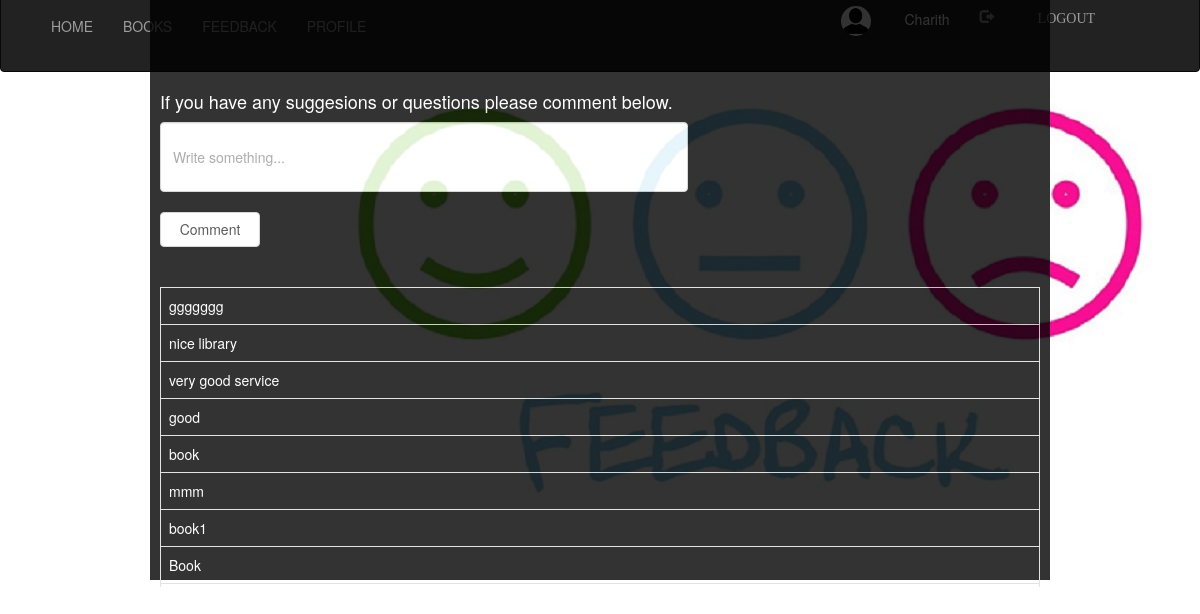
The page /Publisher_/feedback.php (signed in) on the database its author committed.
### tables this page shows
CREATE TABLE `comments` (
  `id` int(50) NOT NULL,
  `comment` varchar(500) NOT NULL
);

### Publisher_/feedback.php (the view, shortened to what this page needs)
<?php
  include "navbar.php";
  include "connection.php";
?>
<!DOCTYPE html>
<html>
<head>
    <link rel="stylesheet" href="https://maxcdn.bootstrapcdn.com/bootstrap/3.3.7/css/bootstrap.min.css">
</head>
<body>
	<div class="wrapper">
		<h4>If you have any suggesions or questions please comment below.</h4>
		<form style="" action="" method="post">
			<input class="form-control" type="text" name="comment" placeholder="Write something..."><br>
			<input class="btn btn-default" type="submit" name="submit" value="Comment" style="width: 100px; height: 35px;">
		</form>
<br><br>
	<div class="scroll">
		<?php
			if(isset($_POST['submit']))
			{
				$sql="INSERT INTO `comments` VALUES('','$_POST[comment]');";
				if(mysqli_query($db,$sql))
				{
					$q="SELECT * FROM `comments` ORDER BY `comments`.`id` DESC";
					$res=mysqli_query($db,$q);
				echo "<table class='table table-bordered'>";
					while ($row=mysqli_fetch_assoc($res))
					{
						echo "<tr>";
							echo "<td>"; echo $row['comment']; echo "</td>";
						echo "</tr>";
					}
				echo "</table>";
				}
			}
			else
			{
				$q="SELECT * FROM `comments` ORDER BY `comments`.`id` DESC";
					$res=mysqli_query($db,$q);
				echo "<table class='table table-bordered'>";
					while ($row=mysqli_fetch_assoc($res))
					{
						echo "<tr>";
							echo "<td>"; echo $row['comment']; echo "</td>";
						echo "</tr>";
					}
				echo "</table>";
			}
		?>
	</div>
	</div>
</body>
</html>

### Publisher_/style.css (style rules this page uses)
html, body, div, span, object, iframe, h1, h2, h3, h4, h5, h6, p, blockquote, pre, abbr, address, cite, code, del, dfn, em, img, ins, kbd, q, samp, small, strong, sub, sup, var, b, i, dl, dt, dd, ol, ul, li, fieldset, form, label, legend, table, caption, tbody, tfoot, thead, tr, th, td, article, aside, canvas, details, figcaption, figure, footer, header, hgroup, menu, nav, section, summary, time, mark, audio, video { margin:0; padding:0; border:0; outline:0; font-size:100%; vertical-align:baseline; background:transparent; }
body { line-height:1; }
table { border-collapse:collapse; border-spacing:0; }
input, select { vertical-align:middle; }
.wrapper { height: 660px; width: 1350px; }
input { height: 25px; width: 300px; }

### Publisher_/feedback.php (style rules this page uses)
body { background-image: url("images/fd.jpg"); background-repeat: no-repeat; }
.wrapper { padding: 10px; margin: -20px auto; width:900px; height: 600px; background-color: black; opacity: .8; color: white; }
.form-control { height: 70px; width: 60%; }
.scroll { width: 100%; height: 300px; overflow: auto; }

### rows shown on the page
comments: comment "ggggggg"
comments: comment "nice library"
comments: comment "very good service"
comments: comment "good"
comments: comment "book"
comments: comment "mmm"
comments: comment "book1"
comments: comment "Book"
